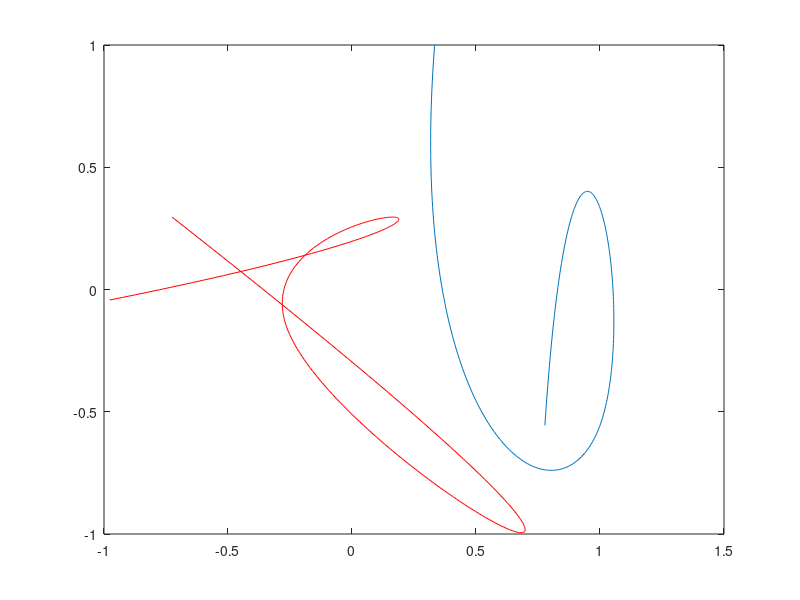

The MATLAB script that drew this image: (Note: a time limit stopped this script after it produced the figure.)

function [] = gendcurves_v2()
%%

% Version history

% matlab_line_drawings
% randomly samples knot grid (2D cartesian feature space) to draw
% parametrically controlled curves per Thomas' algorith

% Dave's code.  Interestingly, Dave had chatGPT translate Python into
% Matlab.  Then checked that it worked. Thomas noticed some potential
% oddities in the algorithm, needs a look over

% gendcurves
% converting to function to generate sets of curves for each block.
% Alternating curve complexity (smooth, rough) over blocks, and outputting
% png files to be loaded by MovieGraphic in monkeyLoogic. corr_RL v3
% modified to work with these images.

% Algorithm walk-through:
% 1. define a curve_of_origin (circle)
% 2. call sample_knots(), picks random set of xy positions from knot grid
% 3. call upsample() to define 'endcurve' by computing spline between the random knots
% 4. repeat steps 2 and 3 to generate a second curve
% 5. invoke secrete mathematical incantations to make the second curve
% orthogonal to the first, 'orthocurve'
% 7. Sample curves along a 'manifold' (line through the feature space).
% Method for sampling manifold:
% a. Generate a vector of scaling values (t) from -1 to +1
% b. Loop through 't', each iter multiply endcurve by t (scale endcurve)
% c. Add scaled endcurve to curve_of_origin
% d. This produces a smooth_sequence of 'samples' along the manifold
% e. Add this sequence to an image stack to make a movie
% e. To examine effect of correlation on learning, generate rough_sequence
% f. Create random vector of scaling values 't'
% g. Multiple random t's by orthocurve to sample noise manifold
% h. Collect these into image stack, produces a jumpy movie

% Embedding curves in task context:
% 1. Generate two curves for each block
% 2. Associate one curve with L key, the other with R key
% 3. Subjects learn to map curves to keys
% 4. Vary curve complexity over blocks by alternately showing
% smooth_sequence and rough_sequence movies.

% This first version of the task is trivial, almost no learning.
% Perceptual system immediately discriminates curves (visually distinct)
% and with very little trial and error learns to map curves to keys

% gendcurves_v2:
% Next steps, after speaking with Thomas
% 1. Associate L and R keys (states) with opposite halves of the continuum
% of curves along a single manifold.
% 2. Never show the same curve twice, need to learn the manifold rather
% than any individual visual pattern.
% 3. Do this by discretizing manifold segments on each side of the middle
% point (decision boundary), and build a movie only out of that segment
% 4. This is all single manifold
% 5. Use ortho manifold to dissociate reward state from feature correlation
% 6. Do this by adding in varying amounts of ortho curve.
% 7. Use quantity of orthocurve added in to modulate the degree of noise
% (if ortho component is unrelated to response/reward), or to dissociate
% feature correlation (endcurve) from RPE (orthocurve).  That is, determine
% response (L/R key) and reward probability based on sign and magnitude of
% orthocurve addition


% set curveParams structure

curveParams.nBlocks = 2;
curveParams.nStates = 2;

curveParams.n_tvals_main = 12;
curveParams.n_tvals_ortho = 12;

curveParams.size_of_knot_grid = 10;
curveParams.low = -1;
curveParams.high = 1;
knot_grid = make_knot_grid(curveParams.size_of_knot_grid, curveParams.low, curveParams.high);
curveParams.max_knot_number = 10;
curveParams.D = 256; % resolution_of_curves
curveParams.K = 2; % number of axes in curve space that we will sample
% curveParams.S = 1; % number of "exposures" to generate - not used presently
curveParams.save_png = true;
curveParams.plotCurveSeq = true;

curveParams.n_knot_points = 5;
% curveParams.n_knot_points = 2;

% Specify the "curve of origin"
curve_of_origin = zeros(curveParams.D, 2);

% Circle
rng = (0:curveParams.D-1)' / curveParams.D * 2 * pi;
curve_of_origin(:, 1) = sin(rng);
curve_of_origin(:, 2) = cos(rng);
radius = 0.1 * (curveParams.high - curveParams.low);
curve_of_origin = curve_of_origin * radius;
% oXY = xy2stacked(curve_of_origin);

for b = 1:curveParams.nBlocks

    % --- BLOCK LEVEL operations
    % compute endcurve (signal) and orthocurve (noise or reward) for this block

    % define random endcurve
    knots = sample_knots(knot_grid, curveParams.n_knot_points, false);
    [endcurve, ~] = upsample(knots, curveParams.D);

    % define random orthocurve
    el = sum(sum(endcurve .* endcurve));
    knots = sample_knots(knot_grid, curveParams.n_knot_points, false);
    [other_curve, ~] = upsample(knots, curveParams.D);
    orthocurve = sum(sum(other_curve .* endcurve)) * endcurve / el - other_curve;
    fprintf('check: %.2f\n', sum(sum(orthocurve .* endcurve)));

    % plot endcurve and orthocurve
    f = figure;
    plot(endcurve(:, 1), endcurve(:, 2));
    hold on;
    plot(orthocurve(:, 1), orthocurve(:, 2), 'r');

    if curveParams.save_png
        fn = 'endCurve(blue)_orthoCurve(red).png';
        print(f, fn, '-dpng');
    end


    for s = 1:curveParams.nStates  % 2 states per block (L/R response)

        % --- STATE LEVEL operations
        % discretize scaling variable, t, to generate unique, nonoverlapping
        % curve movies for this state corresponding to curve samples in windows
        % along manifold

        % set limits on t for this state. States 1 and 2 correspond to first
        % and second halves of manifold for now
        switch s
            case 1
                main_lowerT = -1;
                main_upperT = 0;
                ortho_lowerT = -0.5;
                ortho_upperT = 0.5;
            case 2
                main_lowerT = 0;
                main_upperT = 1;
                ortho_lowerT = -0.5;
                ortho_upperT = 0.5;
        end

        % --- set range of t values specifying weights with which endcurve
        % and orthocurve are summed to produce individual curves
        curveParams.endcurve_t = interp1([1, curveParams.n_tvals_main], [main_lowerT, main_upperT], 1:curveParams.n_tvals_main);
        curveParams.orthocurve_t = interp1([1, curveParams.n_tvals_ortho], [ortho_lowerT, ortho_upperT], 1:curveParams.n_tvals_ortho);

        % build a 2D matrix of curves defined by endcurve and orthocurve t
        % values
        for ec = 1 : length(curveParams.endcurve_t)
            for oc = 1 : length(curveParams.orthocurve_t)
                state_curves(ec, oc, :, :) = curve_of_origin + (curveParams.endcurve_t(ec) * endcurve) + (curveParams.orthocurve_t(oc) * orthocurve);
            end
        end

        if curveParams.plotCurveSeq
            lim = 1.5;
            limx = [-lim, lim];
            limy = [-lim, lim];

            figure;

            for ec = 1: length(curveParams.endcurve_t)
                for oc = 1: length(curveParams.orthocurve_t)
                    subplot(length(curveParams.orthocurve_t), length(curveParams.endcurve_t), (ec-1)*length(curveParams.orthocurve_t)+oc);
                    x = state_curves(ec,oc,:,1);
                    x = squeeze(x);
                    y = state_curves(ec,oc,:,2);
                    y = squeeze(y);
                    plot(x,y);
                    xlim(limx);
                    ylim(limy);
                    axis off;
                    axis equal;

                end
            end

        end


        if curveParams.save_png

            for ec = 1: length(curveParams.endcurve_t)
                for oc = 1: length(curveParams.orthocurve_t)
                    f = figure;
                    x = state_curves(ec,oc,:,1);
                    x = squeeze(x);
                    y = state_curves(ec,oc,:,2);
                    y = squeeze(y);
                    plot(x,y);
                    xlim(limx);
                    ylim(limy);
                    axis off;
                    axis equal;
                    %--- SAVE PNG
                    cd blockstim
                    fn = buildFilename(curveParams, b, s, ec, oc);
                    % f is figure object, if not included in print command, prints
                    % last ML screen changed, eg user, as png file
                    print(f, fn, '-dpng');
                    close;
                    % changedir back to working directory
                    cd ..
                end
            end

        end

    end  % nStates
end  % nBlocks


% --- SAVE PARAMS FILE FOR ML TO READ IN

cd blockstim
save('curveParams.mat', "curveParams");

cd ..




end




%%
% Utilities for generating curves

function fn = buildFilename(curveParams, b, s, ec, oc);

blockstr = strcat('b', num2str(b), '_');
statestr = strcat('s', num2str(s), '_');
mainstr = strcat('ec_', num2str(ec), '_');
orthostr = strcat('oc_', num2str(oc), '.png');

fn = strcat(blockstr, statestr, mainstr, orthostr);

bob = 1;


end


% function stacked = xy2stacked(xy)
%     n = size(xy, 1);
%     stacked = reshape(xy', [n*2, 1]);
% end

function xy = stacked2xy(stacked)
assert(mod(length(stacked), 2) == 0);
n = length(stacked) / 2;
xy = reshape(stacked, [2, n])';
end

function segmented = stacked2segmented(curve)
n_points = length(curve) / 2;
assert(mod(n_points, 1) == 0);
x1_idx = 1:n_points-1;
x2_idx = 2:n_points;
y1_idx = x1_idx + n_points;
y2_idx = x2_idx + n_points;
segmented = [curve(x1_idx), curve(x2_idx), curve(y1_idx), curve(y2_idx)];
end

function probes_nxy = linear_probe_set(lim, num, center, dash)
if nargin < 3
    center = [0, 0];
end
if nargin < 4
    dash = false;
end

cnt = 1;
base_probes = 6 * num;
if dash
    num_probes = base_probes * (1 + dash);
else
    num_probes = base_probes;
end
probes_nxy = zeros(num_probes, 2, 2);
fprintf('making %d probes\n', num_probes);
eps = 0.01; % avoid corners

% Vertical probes
for x = linspace(-lim+eps, lim-eps, num)
    probes_nxy(cnt, :, :) = [x, lim; x, -lim];
    cnt = cnt + 1;
end

% Horizontal probes
for y = linspace(-lim+eps, lim-eps, num)
    probes_nxy(cnt, :, :) = [lim, y; -lim, y];
    cnt = cnt + 1;
end

% Negative oblique
for y = linspace(-lim+eps, lim-eps, num)
    probes_nxy(cnt, :, :) = [-lim, y; y, -lim];
    cnt = cnt + 1;
end
for x = linspace(-lim+eps, lim-eps, num)
    probes_nxy(cnt, :, :) = [x, lim; lim, x];
    cnt = cnt + 1;
end

% Positive oblique
for y = linspace(-lim+eps, lim-eps, num)
    probes_nxy(cnt, :, :) = [lim, y; -y, -lim];
    cnt = cnt + 1;
end
for x = linspace(-lim+eps, lim-eps, num)
    probes_nxy(cnt, :, :) = [x, lim; -lim, -x];
    cnt = cnt + 1;
end

if dash
    inc = 1 / dash;
    for i = 1:base_probes
        xp = polyfit([0, 1], probes_nxy(i, :, 1)', 1);
        yp = polyfit([0, 1], probes_nxy(i, :, 2)', 1);
        stop = 0;
        for j = 1:dash
            start = stop;
            stop = start + inc;
            probes_nxy(cnt, :, 1) = polyval(xp, [start, stop]);
            probes_nxy(cnt, :, 2) = polyval(yp, [start, stop]);
            cnt = cnt + 1;
        end
    end
end

probes_nxy = probes_nxy + repmat(reshape(center, [1, 1, 2]), [size(probes_nxy, 1), 2, 1]);
end

function grid = make_knot_grid(size, low, high)
[X, Y] = meshgrid(linspace(low, high, size));
grid = [X(:), Y(:)];
end

function knots = sample_knots(knot_grid, number_of_knot_points, closed)
if nargin < 3
    closed = true;
end

grid_size = size(knot_grid, 1);
if nargin < 2 || isempty(number_of_knot_points)
    nkp = grid_size;
else
    nkp = number_of_knot_points;
end

dice = randsample(grid_size, nkp, nkp > grid_size);
if closed
    dice(end) = dice(1);
end
knots = knot_grid(dice, :);
end

function [xy, knots] = upsample(knots, resolution, kind)
if nargin < 3
    kind = 'spline';
end

num_knots = size(knots, 1);

if num_knots < 3
    kind = 'linear';
end

plot_range = linspace(0, num_knots-1, resolution);

if strcmp(kind, 'linear')
    fx = interp1(0:num_knots-1, knots(:,1), plot_range, 'linear');
    fy = interp1(0:num_knots-1, knots(:,2), plot_range, 'linear');
else
    fx = interp1(0:num_knots-1, knots(:,1), plot_range, 'spline');
    fy = interp1(0:num_knots-1, knots(:,2), plot_range, 'spline');
end

xy = [fx', fy'];
end
